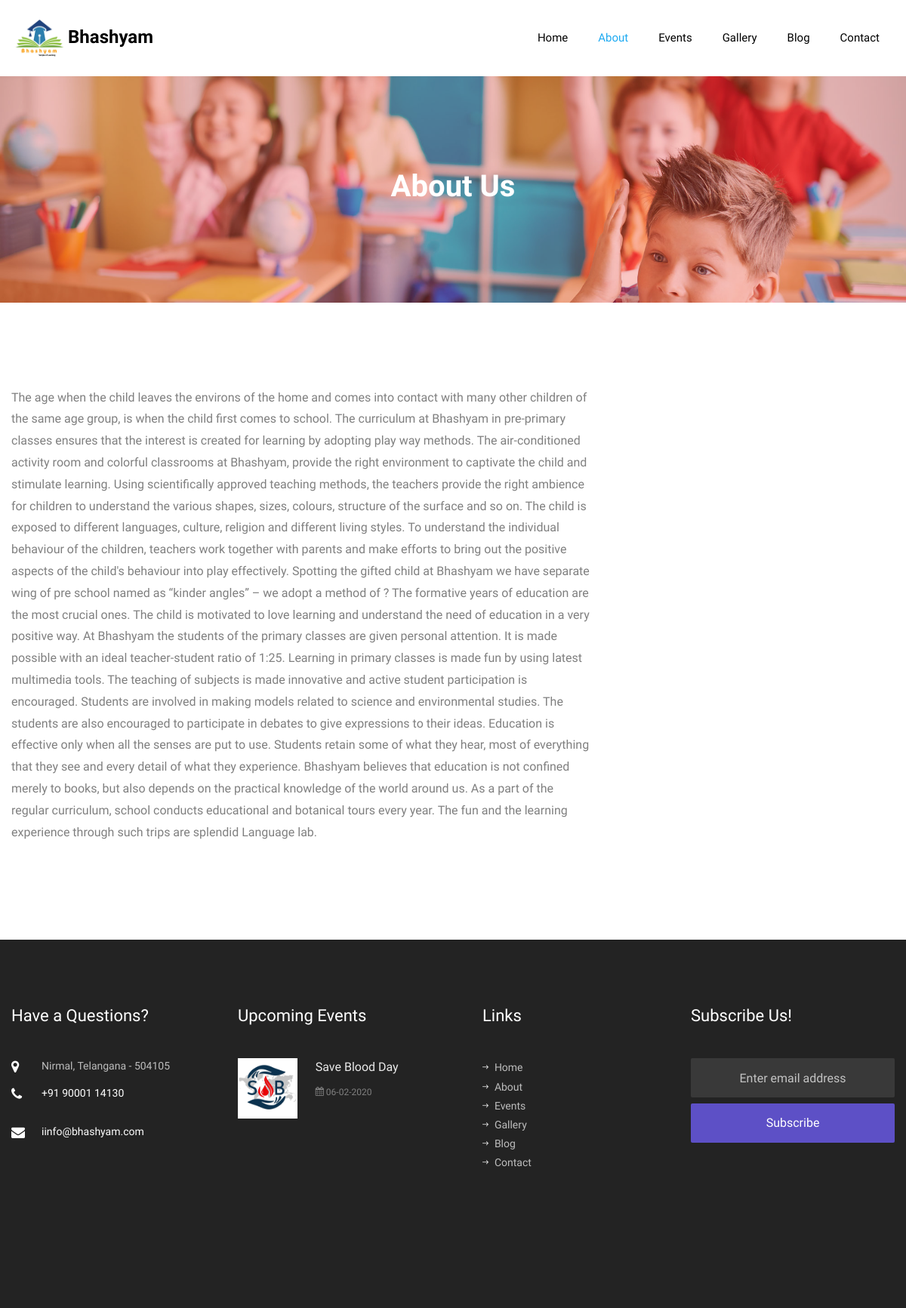
/about, run on the app's committed database.
### school/models.py (models this page shows)
class about_us(models.Model):
    details=models.TextField()
    class Meta:
        verbose_name_plural = "About_Us"

class contact_us(models.Model):
    address=models.TextField(max_length=100000)
    mobile_number=models.CharField(max_length=264)
    email=models.CharField(max_length=264)
    class Meta:
        verbose_name_plural = "Contact_Us"

class events(models.Model):
    name=models.CharField(max_length=264)
    details=models.TextField()
    date=models.DateField()
    image=models.ImageField(upload_to=rename_event)
    class Meta:
        verbose_name_plural = "Events"

### school/views.py (the view)
# urls.py: path('about',views.about),
def about(request):
    obj=events.objects.filter(date__gte=datetime.datetime.now()).order_by('date')
    eves=[]
    ct=0
    for i in obj:
        a=[]
        a.append(i.name)
        x=str(i.date)
        x=x.split('-')
        x=x[2]+'-'+x[1]+'-'+x[0]
        a.append(x)
        img="/media/"+str(i.image)
        a.append(img)
        x=i.name
        x=x.replace(' ','_')
        x="/events/"+x
        a.append(x)
        eves.append(a)
        ct+=1
        if ct==2:
            break
    con=[]
    obj=contact_us.objects.all()
    ctt=0
    for i in obj:
        con.append(i.address)
        con.append(i.mobile_number)
        con.append(i.email)
        break
    about=about_us.objects.all()
    data=''
    for i in about:
        data=i.details
        break
    return render(request,"about.html",context={'no_of_events':ct,'events':eves,'contact':con,'data':data})

### Templates/about.html (shortened to what this page needs)
{% load static %}
<!DOCTYPE html>
<html lang="en">
  <head>
    <link rel="stylesheet" href="{% static 'css/open-iconic-bootstrap.min.css' %}">
    <link rel="stylesheet" href="{% static 'css/animate.css' %}">
    <link rel="stylesheet" href="{% static 'css/owl.carousel.min.css' %}">
    <link rel="stylesheet" href="{% static 'css/owl.theme.default.min.css' %}">
    <link rel="stylesheet" href="{% static 'css/magnific-popup.css' %}">
    <link rel="stylesheet" href="{% static 'css/aos.css' %}">
    <link rel="stylesheet" href="{% static 'css/ionicons.min.css' %}">
    <link rel="stylesheet" href="{% static 'css/flaticon.css' %}">
    <link rel="stylesheet" href="{% static 'css/icomoon.css' %}">
    <link rel="stylesheet" href="{% static 'css/style.css' %}">
  </head>
  <body>
    <nav class="navbar navbar-expand-lg navbar-dark bg-dark ftco_navbar ftco-navbar-light" id="ftco-navbar">
	    <div class="container d-flex align-items-center">
	    	<a class="navbar-brand" href="">  <img src="{% static 'images/logo.jpeg' %}" width="75">Bhashyam</a>
	      <div class="collapse navbar-collapse" id="ftco-nav">
	        <ul class="navbar-nav ml-auto">
	        	<li class="nav-item"><a href="/" class="nav-link">Home</a></li>
	        	<li class="nav-item active"><a href="/about" class="nav-link">About</a></li>
	        	<li class="nav-item"><a href="/events" class="nav-link">Events</a></li>
	        	<li class="nav-item"><a href="/gallery" class="nav-link">Gallery</a></li>
	        	<li class="nav-item"><a href="/blog" class="nav-link">Blog</a></li>
	          <li class="nav-item"><a href="/contact" class="nav-link">Contact</a></li>
	        </ul>
	      </div>
	    </div>
	  </nav>
    <section class="hero-wrap hero-wrap-2" style="background-image: url({% static 'images/bg_2.jpg' %});">
      <div class="overlay"></div>
      <div class="container">
        <div class="row no-gutters slider-text align-items-center justify-content-center">
          <div class="col-md-9 ftco-animate text-center">
            <h1 class="mb-2 bread">About Us</h1>
          </div>
        </div>
      </div>
    </section>
		<section class="ftco-section">
			<div class="container">
				<div class="row">
          <div class="col-lg-8 ftco-animate">
            <p>{{data}}</p>
            </div></div></div>
		</section>
        <footer class="ftco-footer ftco-bg-dark ftco-section">
            <div class="container">
              <div class="row mb-5">
                <div class="col-md-6 col-lg-3">
                  <div class="ftco-footer-widget mb-5">
                      <h2 class="ftco-heading-2">Have a Questions?</h2>
                      <div class="block-23 mb-3">
                        <ul>
                          <li><span class="icon icon-map-marker"></span><span class="text">{{contact.0}}</span></li>
                         <li><a href="tel:{{contact.1}}"><span class="icon icon-phone"></span><span class="text">{{contact.1}}</span></a></li>
                         <li><a href="mailto:{{contact.2}}"><span class="icon icon-envelope"></span><span class="text">i{{contact.2}}</span></a></li>
                       </ul>
                      </div>
                  </div>
                </div>
                <div class="col-md-6 col-lg-3">
                  <div class="ftco-footer-widget mb-5">
                    <h2 class="ftco-heading-2">Upcoming Events</h2>
                    {% for i in events %}
                    <div class="block-21 mb-5 d-flex">
                      <a href="{{i.3}}" class="blog-img mr-4" style="background-image: url({{i.2}});"></a>
                      <div class="text">
                        <h3 class="heading"><a href="{{i.3}}">{{i.0}}</a></h3>
                        <div class="meta">
                          <div><a href="{{i.3}}"><span class="icon-calendar"></span>&nbsp;{{i.1}}</a></div>
                        </div>
                      </div>
                    </div>
                    {% endfor %}
                  </div>
                </div>
                <div class="col-md-6 col-lg-3">
                  <div class="ftco-footer-widget mb-5 ml-md-4">
                    <h2 class="ftco-heading-2">Links</h2>
                    <ul class="list-unstyled">
                      <li><a href="/"><span class="ion-ios-arrow-round-forward mr-2"></span>Home</a></li>
                      <li><a href="/about"><span class="ion-ios-arrow-round-forward mr-2"></span>About</a></li>
                      <li><a href="/events"><span class="ion-ios-arrow-round-forward mr-2"></span>Events</a></li>
                      <li><a href="/gallery"><span class="ion-ios-arrow-round-forward mr-2"></span>Gallery</a></li>
                      <li><a href="/blog"><span class="ion-ios-arrow-round-forward mr-2"></span>Blog</a></li>
                      <li><a href="/contact"><span class="ion-ios-arrow-round-forward mr-2"></span>Contact</a></li>
                    </ul>
                  </div>
                </div>
                <div class="col-md-6 col-lg-3">
                  <div class="ftco-footer-widget mb-5">
                      <h2 class="ftco-heading-2">Subscribe Us!</h2>
                    <form action="#" class="subscribe-form">
                      <div class="form-group">
                        <input type="text" class="form-control mb-2 text-center" placeholder="Enter email address">
                        <input type="submit" value="Subscribe" class="form-control submit px-3">
                      </div>
                    </form>
                  </div>
                </div>
              </div>
            </div>
          </footer>
  </body>
</html>

### static/css/icomoon.css (style rules this page uses)
[class^="icon-"], [class*=" icon-"] { font-family: 'icomoon' !important; speak: none; font-style: normal; font-weight: normal; font-variant: normal; text-transform: none; line-height: 1; -webkit-font-smoothing: antialiased; -moz-osx-font-smoothing: grayscale; }
.icon-map-marker:before { content: "\f041"; }
.icon-calendar:before { content: "\f073"; }
.icon-phone:before { content: "\f095"; }
.icon-envelope:before { content: "\f0e0"; }

### data on the page
about_us: details "The age when the child leaves the environs of the home and comes into contact with many other children of the same age group, is when the child first comes to school. The curriculum at Bhashyam in pre-primary classes ensures that the interest is created for learning by adopting play way methods. The air-conditioned activity room and colorful classrooms at Bhashyam, provide the right environment to captivate the child and stimulate learning. Using scientifically approved teaching methods, the teachers provide the right ambience for children to understand the various shapes, sizes, colours, structure of the surface and so on. The child is exposed to different languages, culture, religion and…"
contact_us: address "Nirmal, Telangana - 504105", mobile_number "+91 90001 14130", email "info@bhashyam.com"
events: name "Save Blood Day"

### other printed values
{{ i.1 }} "06-02-2020"
